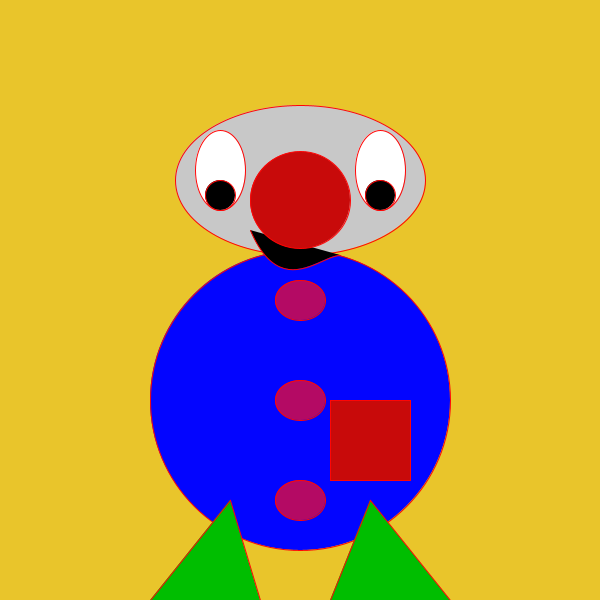
Frame 1 (no input)
Frame 60 (the mouse pressed at the canvas centre just before this capture): identical to frame 1, image omitted
Frame 120 (the mouse held since frame 60 and released just before this capture): identical to frame 1, image omitted

The Processing sketch that drew this single still picture (run headless with seeded random() and noise(); from frame 60 on, the mouse is pressed at the canvas centre):

// Processing sketch: processing_54917
// ── processing_54917.pde

void setup (){
 size (600,600);
}


void draw () {
  smooth ();
  background (233,197,43);
  //cuerpo azul
  fill (3,5,255);
  stroke (255,5,5);
  ellipse (300,400,300,300);
  //cabeza
  fill (200,200,200);
  ellipse (300,180,250,150);
  //sonrisa bazier
  fill (0);
  bezier(250,230,280,300,320,255,340,255);
  //nariz
  fill (200,10,10);  
  ellipse (300,200,100,97);
  //bolsillo
  rect (330,400, 80,80);
  //botones
  fill (180,10,100);
  ellipse (300,400,50,40);
  ellipse (300,300,50,40);
  ellipse (300,500,50,40);
  //ojos
  fill (255);
  ellipse (380,170,50,80);
  ellipse (220,170,50,80);
  fill (0);
  ellipse (380,195,30,30);
  ellipse (220,195,30,30);
  //pies
  fill (0,190,0);
  triangle(370,500,330,600,450,600);
  triangle(230,500,150,600,260,600);
  
  
}
